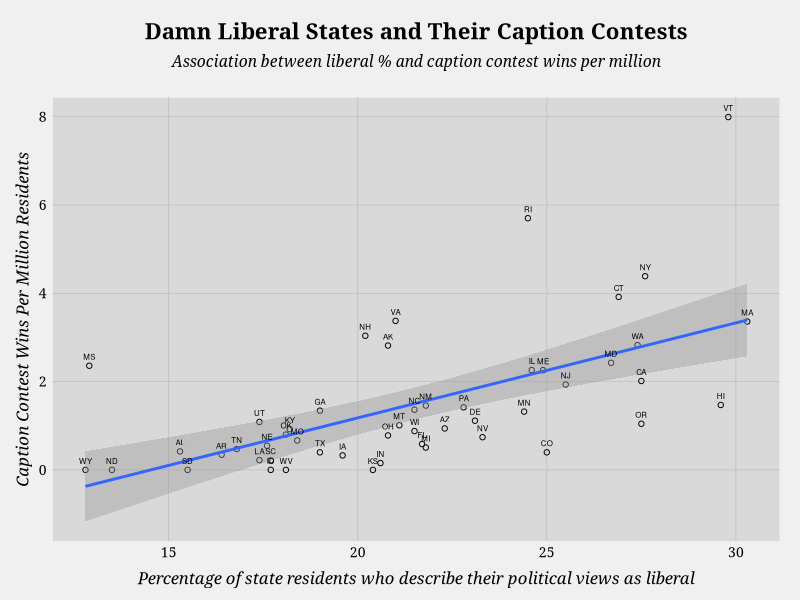
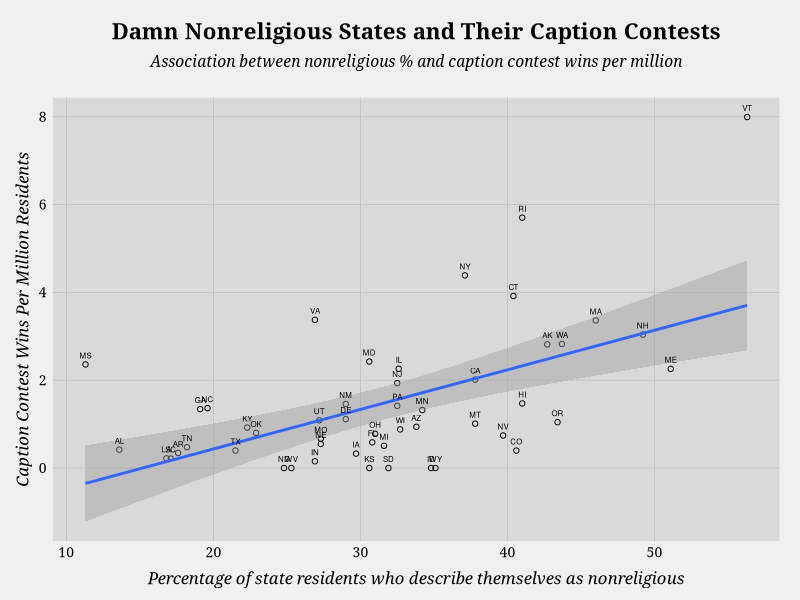

Recreate these plots in R, in order.
#use libs
library(stringr);library(ggplot2);library(plyr);library(reshape2);#library(reshape);
library(grid);library(scales);library(RColorBrewer)

#load data
st=read.csv("states3.csv")

#Create a function for the look of my charts
#Used minimaxir's code as base R code to work off of
my_theme <- function() {

  # Define colors for the chart
  palette <- brewer.pal("Greys", n=9)
  color.background = palette[2]
  color.grid.major = palette[4]
  color.panel = palette[3]
  color.axis.text = palette[9]
  color.axis.title = palette[9]
  color.title = palette[9]

  # Create basic construction of chart
  theme_bw(base_size=9, base_family="Georgia") + 

  # Set the entire chart region to a light gray color
  theme(panel.background=element_rect(fill=color.panel, color=color.background)) +
  theme(plot.background=element_rect(fill=color.background, color=color.background)) +
  theme(panel.border=element_rect(color=color.background)) +

  # Format grid
  theme(panel.grid.major=element_line(color=color.grid.major,size=.25)) +
  theme(panel.grid.minor=element_blank()) +
  theme(axis.ticks=element_blank()) +

  # Format legend
  theme(legend.position="right") +
  theme(legend.background = element_rect(fill=color.panel)) +
  theme(legend.text = element_text(size=10,color=color.axis.title)) + 

  # Format title and axes labels these and tick marks
  theme(plot.title=element_text(color=color.title, size=20, vjust=0.5, hjust=0, face="bold")) +
  theme(axis.text.x=element_text(size=10,color=color.axis.text)) +
  theme(axis.text.y=element_text(size=10,color=color.axis.text)) +
  theme(axis.title.x=element_text(size=12,color=color.axis.title, vjust=-1, face="italic")) +
  theme(axis.title.y=element_text(size=12,color=color.axis.title, vjust=1.8, face="italic")) +

  # Plot margins
  theme(plot.margin = unit(c(.5, .5, .5, .5), "cm"))
}

#create scatter for % lib
ggplot(st, aes(x=lib, y=cap))+
my_theme()+
geom_point(shape=1) +
geom_smooth(method=lm)+
labs(title= "", x="Percentage of state residents who describe their political views as liberal", y="Caption Contest Wins Per Million Residents")+
ggtitle(expression(atop(bold("Damn Liberal States and Their Caption Contests"), atop(italic("Association between liberal % and caption contest wins per million"),""))))+
geom_text(aes(label=ab), vjust=-1, hjust=0.5, size=2)+
theme(plot.title = element_text(size = 16, face = "bold", colour = "black", vjust = 0.5, hjust=0.5)) 

#create scatter for % nonreligious
ggplot(st, aes(x=noreg, y=cap))+
my_theme()+
geom_point(shape=1) +
geom_smooth(method=lm)+
labs(title= "", x="Percentage of state residents who describe themselves as nonreligious", y="Caption Contest Wins Per Million Residents")+
geom_text(aes(label=ab), vjust=-1, hjust=0.5, size=2)+
ggtitle(expression(atop(bold("Damn Nonreligious States and Their Caption Contests"), atop(italic("Association between nonreligious % and caption contest wins per million"),""))))+
theme(plot.title = element_text(size = 16, face = "bold", colour = "black", vjust = 0.5, hjust=0.5))